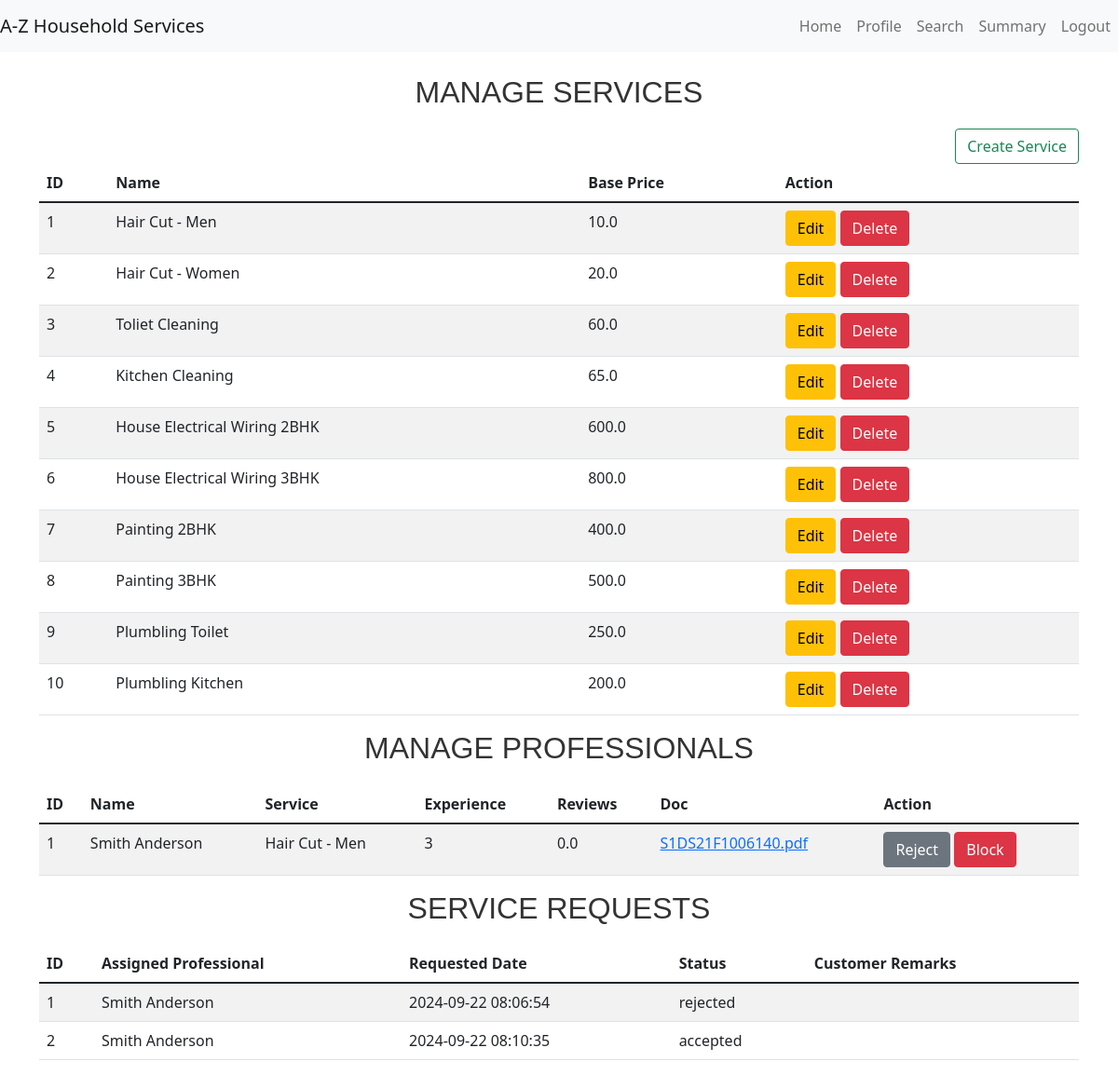
The page /admin/dashboard (signed in) on the database its author committed.
### models.py (models this page shows, shortened)
class Service(db.Model):
    __tablename__ = 'services'
    id = db.Column(db.Integer, primary_key=True)
    name = db.Column(db.String(100), nullable=False)
    price = db.Column(db.Float, nullable=False)
    description = db.Column(db.String(200))
    service_type = db.Column(db.String(50))

class ProfessionalProfile(db.Model):
    __tablename__ = 'professional_profiles'
    id = db.Column(db.Integer, primary_key=True)
    user_id = db.Column(db.Integer, db.ForeignKey('users.id'))
    full_name = db.Column(db.String(100), nullable=False)
    service_type = db.Column(db.String(100), nullable=False)
    experience = db.Column(db.String(100), nullable=False)
    filename = db.Column(db.String(120), nullable=False)
    uploaded_at = db.Column(db.DateTime, default=db.func.current_timestamp())
    address = db.Column(db.String(200),nullable=False)
    pin_code = db.Column(db.String(6), nullable=False)
    reviews = db.Column(db.Float, default=0)

class User(db.Model):
    __tablename__ = 'users'
    id = db.Column(db.Integer, primary_key=True)
    username = db.Column(db.String(100), nullable=False, unique=True)
    password = db.Column(db.String(200), nullable=False)
    role = db.Column(db.String(20), nullable=False)  # Admin, Professional, Customer
    date_created = db.Column(db.DateTime, default=db.func.current_timestamp())
    approve = db.Column(db.Boolean, default=False)
    blocked = db.Column(db.Boolean, default=True)

class ServiceRequest(db.Model):
    __tablename__ = 'service_requests'
    id = db.Column(db.Integer, primary_key=True)
    service_id = db.Column(db.Integer, db.ForeignKey('services.id'))
    customer_id = db.Column(db.Integer, db.ForeignKey('users.id'))
    professional_id = db.Column(db.Integer, db.ForeignKey('users.id'), nullable=True)
    date_of_request = db.Column(db.DateTime, default=db.func.current_timestamp())
    date_of_accept_reject = db.Column(db.DateTime, nullable=True)
    date_of_completion = db.Column(db.DateTime, nullable=True)
    service_status = db.Column(db.String(20))  # requested, accepted, rejected , completed
    remarks = db.Column(db.String(200))

### app.py (the view)
@app.route('/admin/dashboard')
def admin_dashboard():
    if 'admin_user_id' in session:
        user_dict={}
        prof_dict ={}
        service_type={}
        services = Service.query.all()
        professional_profile = ProfessionalProfile.query.all()
        for profile in professional_profile:
            user_dict[profile.user_id] = User.query.filter_by(id=profile.user_id).first()
            service_type[profile.user_id] = Service.query.filter_by(id=profile.service_type).first()
            prof_dict[profile.user_id] = profile
        service_requests = ServiceRequest.query.all()
        return render_template('admin_dashboard.html', services=services, professional_profile=professional_profile, customer_profile=customer_profile, service_requests=service_requests,user_dict=user_dict,service_type=service_type,prof_dict=prof_dict)
    return redirect(url_for('admin_login'))

### app.py (called while the page is built)
@app.before_request
def create_tables():
    global first_request
    if first_request:
        db.create_all()
        first_request = False

### templates/admin_dashboard.html (shortened to what this page needs)
{% extends "base.html" %}
{% block content %}
<div class="row">
    <div class="col-md-12">
        <h3>Manage Services</h3>
        <div class="d-flex justify-content-end">
            <a href="{{ url_for('create_services') }}"  class="btn btn-outline-success">Create Service</a>
        </div>
        <table class="table table-striped">
            <thead>
                <tr>
                    <th>ID</th>
                    <th>Name</th>
                    <th>Base Price</th>
                    <th>Action</th>
                </tr>
            </thead>
            <tbody>
                {% for service in services %}
                <tr>
                    <td>{{ service.id }}</td>
                    <td>{{ service.name }}</td>
                    <td>{{ service.price }}</td>
                    <td>
                        <a href="/admin/services/update_service/{{ service.id }}" class="btn btn-warning">Edit</a>
                        <a href="/admin/services/delete_service/{{ service.id }}" class="btn btn-danger">Delete</a>
                    </td>
                </tr>
                {% endfor %}
            </tbody>
        </table>
        <h3>Manage Professionals</h3>
        <table class="table table-striped">
            <thead>
                <tr>
                    <th>ID</th>
                    <th>Name</th>
                    <th>Service</th>
                    <th>Experience</th>
                    <th>Reviews</th>
                    <th>Doc</th>
                    <th>Action</th>
                </tr>
            </thead>
            <tbody>
                {% for professional in professional_profile %}
                <tr>
                    <td>{{ professional.id }}</td>
                    <td>{{ professional.full_name }}</td>
                    <td>{{ service_type[professional.user_id].name }}</td>
                    <td>{{ professional.experience }}</td>
                    <td>{{ professional.reviews }}</td>
                    <td><a href="/download/{{ professional.filename }}"  >{{ professional.filename }}</a></td>
                    <td>
                        <a href="/admin/manage_user/{{ professional.user_id }}/approve/{{user_dict[professional.user_id].approve}}" class="btn {{ 'btn-secondary' if user_dict[professional.user_id].approve else 'btn-success' }}">{{ 'Reject' if user_dict[professional.user_id].approve else 'Approve' }}</a>
                        <a href="/admin/manage_user/{{ professional.user_id }}/blocked/{{user_dict[professional.user_id].blocked}}" class="btn {{ 'btn-success' if user_dict[professional.user_id].blocked else 'btn-danger' }}">{{ 'Unblock' if user_dict[professional.user_id].blocked else 'Block' }}</a>
                    </td>
                </tr>
                {% endfor %}
            </tbody>
        </table>
        <h3>Service Requests</h3>
        <table class="table table-striped">
            <thead>
                <tr>
                    <th>ID</th>
                    <th>Assigned Professional</th>
                    <th>Requested Date</th>
                    <th>Status</th>
                    <th>Customer Remarks</th>
                </tr>
            </thead>
            <tbody>
                {% for service_request in service_requests%}
                <tr>
                    <td>{{ service_request.id }}</td>
                    <td>{{ prof_dict[service_request.professional_id].full_name}}</td>
                    <td>{{ service_request.date_of_request}}</td>
                    <td>{{ service_request.service_status}}</td>
                    <td>{{ service_request.remarks if exists else ""}}</td>
                </tr>
                {% endfor %}
            </tbody>
        </table>
    </div>
</div>
{% endblock %}

### templates/base.html (shortened to what this page needs)
<!DOCTYPE html>
<html lang="en">
<head>
    <link href="https://cdn.jsdelivr.net/npm/bootstrap@5.1.3/dist/css/bootstrap.min.css" rel="stylesheet">
    <link rel="stylesheet" href="{{ url_for('static', filename='styles/styles.css') }}">
</head>
<body>
    <nav class="navbar navbar-expand-lg navbar-light bg-light">
        <a class="navbar-brand" href="/">A-Z Household Services</a>
        <div class="collapse navbar-collapse" id="navbarNav">
            <ul class="navbar-nav ms-auto">
                <li class="nav-item">
                    <a class="nav-link" href="{{ url_for(session['role'] + '_dashboard') }}">Home</a>
                </li>
                <li class="nav-item">
                    <a class="nav-link" href="{{ url_for(session['role'] + '_profile') }}">Profile</a>
                </li>
                    <a class="nav-link" href="{{ url_for(session['role'] + '_search') }}">Search</a>
                    <a class="nav-link" href="{{ url_for(session['role'] + '_summary') }}">Summary</a>
                <li class="nav-item">
                    <a class="nav-link" href="{{ url_for('logout') }}">Logout</a>
                </li>
            </ul>
        </div>
    </nav>
    <div class="container mt-4">
        {% block content %} {% endblock %}
    </div>
</body>
</html>

### static/styles/styles.css (style rules this page uses)
h3 { font-family: 'Arial', sans-serif; font-size: 32px; color: #333; text-align: center; margin-bottom: 20px; text-transform: uppercase; }

### rows shown on the page
Service: id "1", name "Hair Cut - Men", price "10.0"
Service: id "2", name "Hair Cut - Women", price "20.0"
Service: id "3", name "Toliet Cleaning", price "60.0"
Service: id "4", name "Kitchen Cleaning", price "65.0"
Service: id "5", name "House Electrical Wiring 2BHK", price "600.0"
Service: id "6", name "House Electrical Wiring 3BHK", price "800.0"
Service: id "7", name "Painting 2BHK", price "400.0"
Service: id "8", name "Painting 3BHK", price "500.0"
Service: id "9", name "Plumbling Toilet", price "250.0"
Service: id "10", name "Plumbling Kitchen", price "200.0"
ProfessionalProfile: id "1", full_name "Smith Anderson", experience "3", reviews "0.0", filename "S1DS21F1006140.pdf"
User: approve "Reject", blocked "Block"
ServiceRequest: id "1", date_of_request "2024-09-22 08:06:54", service_status "rejected"
ServiceRequest: id "2", date_of_request "2024-09-22 08:10:35", service_status "accepted"
